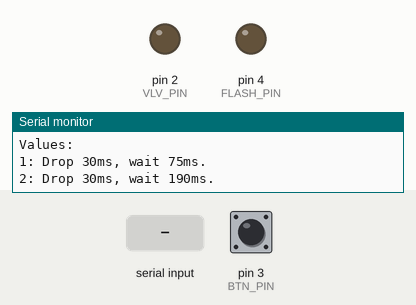
A sketch run on a simulated Arduino Uno, built with avr-gcc and run on an emulated ATmega328P. On the bench: output pins drawn as LEDs (lit = HIGH), the last lines printed to the serial monitor. The inputs (shaded band) are chosen by the test bench; at power-on: pin 3 (BTN_PIN) HIGH.

Above: at 1.2 s.
1.3 s: pin 3 (BTN_PIN) pulled LOW for 0.15 s
At 1.63 s:
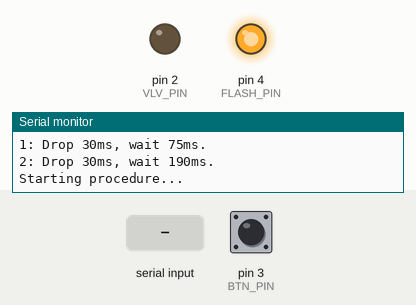
3.1 s: "o 200\n" received over Serial
At 3.2 s:
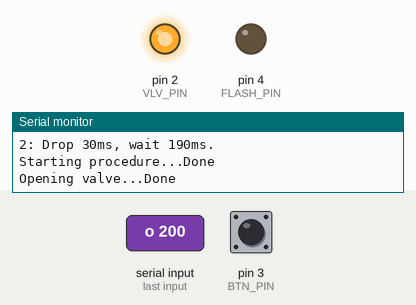
Timing chart, 0 to 6.1 s (numbered marks = the images above; inputs shaded):
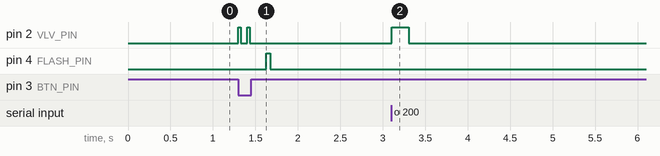

Measured:
- after the input at 1.3 s, pin 2 (VLV_PIN): alternates HIGH for 0.03 s and LOW for 0.08 s, 4 changes in all, then stays LOW, starting at once; pin 4 (FLASH_PIN): LOW → HIGH after 0.33 s, → LOW 0.05 s later
- after the input at 3.1 s, pin 2 (VLV_PIN): LOW → HIGH at once, → LOW 0.20 s later

The sketch:

Serial_Parser_Code_zur_Automatisierung.ino
```cpp
/*
Diese Version liest aktiv Werte aus der seriellen Konsole und stellt damit die Tropfenparameter ein.
Die Tropfenparameter werden in zwei Arrays gespeichert: valveTimes für die Zeiten wie lange das Ventil offen sein soll (also Tropfengröße) und waitTimes für die Warteintervalle zwischen Tropfen.
Dabei werden für jeden Wert größer 0 in ValveTimes ein Tropfen fallen gelassen und die Zeit aus waitTimes gewartet und nach dem letzten Warten dann der Blitz ausgelöst.
Für die Initialen Werte 30,30 und 75, 190 heißt dies: 30ms Ventil öffnen, 75ms warten, 30ms Ventil öffnen, 190ms warten, blitzen. Möchte man Tropfen hinzufügen oder löschen kann man einfach den entsprechenden Wert in valveTimes auf 0 setzen.

Verfügbar sind die folgenden Befehle:
"g" für go, lässt die Prozedur einmal laufen (wie beim drücken des Buttons).
"p" für print, zeigt die aktuell eingestellten Parameter in der seriellen Konsole an.
"o 200" für open, öffnet das Ventil für 200ms (zum leeren der Flasche).
"d1 90" für drop(tropfen) eins, setzt beispielhaft die Öffnungszeit des Ventils für den ersten Tropfen auf 90ms
"w2 20" für wait (warten) zwei, setzt beispielhaft die zweite Wartezeit auf 20 ms.

jeder Befehl wird abegschlossen mit einem \n (Zeilenumbruch) oder einem  "," so dass auch mehrfach Befehle wie
"d1 20,w1 30,g"
einfach per serieller Konsole sendbar sind.
*/


#define BTN_PIN   3
#define FLASH_PIN 4
#define VLV_PIN   2

const byte numChars = 32;
char receivedChars[numChars]; //buffer für die empfangenen Zeichen
boolean newData = false;

int valveTimes[]={30,30,0,0,0,0};
int waitTimes[]={75,190,0,0,0,0};
const byte dropCount = 6;

void setup() {
  pinMode(BTN_PIN, INPUT_PULLUP);
  pinMode(FLASH_PIN, OUTPUT);
  pinMode(VLV_PIN, OUTPUT);

  digitalWrite(FLASH_PIN, LOW);
  digitalWrite(VLV_PIN, LOW);

  Serial.begin(9600);
  Serial.println("Drop Controller v1.1");
  Serial.println("Values:");
  printProcedure();
}

void loop() {
  if (digitalRead(BTN_PIN) == LOW) startProcedure();
  checkSerial();
  if (newData == true) parseNewData();
}

void printProcedure(){
  for (byte i=0; i<dropCount; i++){
    if(valveTimes[i]!=0){
      Serial.print(i+1);
      Serial.print(": Drop ");
      Serial.print(valveTimes[i]);
      Serial.print("ms, wait ");
      Serial.print(waitTimes[i]);
      Serial.println("ms.");
    }
  }
  //Serial.println("Flash 50ms.");
}

void startProcedure(){
  Serial.print("Starting procedure...");
  for (byte i=0; i<dropCount; i++){
    if(valveTimes[i]!=0){
      digitalWrite(VLV_PIN, HIGH);
      delay(valveTimes[i]);
      digitalWrite(VLV_PIN, LOW);
      delay(waitTimes[i]);
    }
  }
  digitalWrite(FLASH_PIN, HIGH);
  delay(50);
  digitalWrite(FLASH_PIN, LOW);
  while (digitalRead(BTN_PIN) == LOW) {}
  Serial.println("Done");
}

void checkSerial() {
  static byte ndx = 0;
  char endMarker1 = '\n';
  char endMarker2 = ',';
  char rc;

  while (Serial.available() > 0 && newData == false) {
    rc = Serial.read();
    if (rc != endMarker1 && rc != endMarker2) {
      receivedChars[ndx] = rc;
      ndx++;
      if (ndx >= numChars) {
        ndx = numChars - 1;
      }
    } else {
       receivedChars[ndx] = '\0'; // terminate the string
       ndx = 0;
       newData = true;
    }
  }
}


void parseNewData() {
  //Serial.println("Parsing input: ");
  newData = false;
  int pos = int(receivedChars[1])-48-1;
  switch (receivedChars[0]) {
  case 'd':
    if(pos < 0 || pos >= dropCount){
      Serial.print("Command out of range: "); Serial.println(receivedChars);
    } else {
      valveTimes[pos]= atoi(&receivedChars[3]);
      Serial.println("New Values:");
      printProcedure();
    }
    break;
  case 'w':
    if(pos < 0 || pos >= dropCount){
      Serial.print("Command out of range: "); Serial.println(receivedChars);
    } else {
      waitTimes[pos]= atoi(&receivedChars[3]);
      Serial.println("New Values:");
      printProcedure();
    }
    break;
  case 'p':
    printProcedure();
    break;
  case 'g':
    startProcedure();
    break;
  case 'o':
    Serial.print("Opening valve...");
    digitalWrite(VLV_PIN, HIGH);
    delay(atoi(&receivedChars[2]));
    digitalWrite(VLV_PIN, LOW);
    Serial.println("Done");
    break;
  default:
    Serial.print("Unknown command: "); Serial.println(receivedChars); break;
  }
}
```
